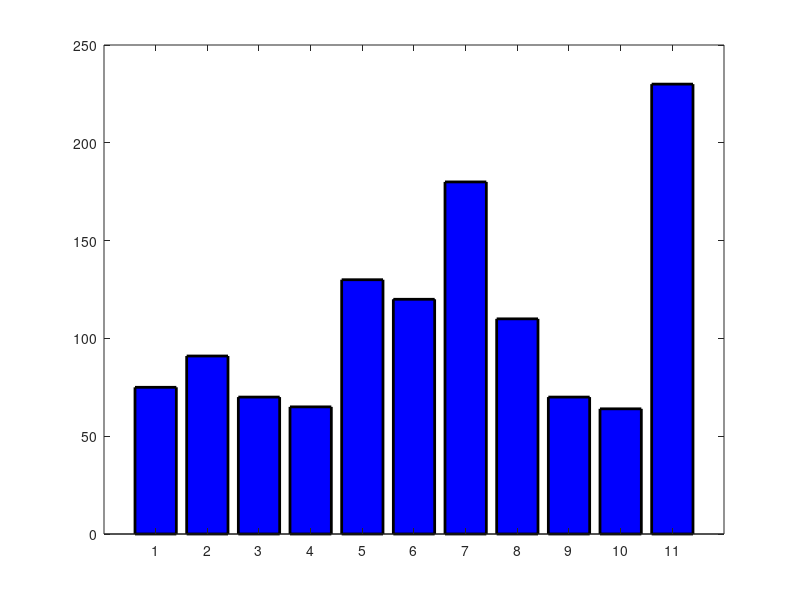

This figure's MATLAB source:
%Modul Praktikum GP2103 Metode Komputasi, 
%Program Studi Teknik Geofisika, Universitas Pertamina
%Oleh: Hardianto Rizky Prabusetyo dan Mohammad Heriyanto

%Website: https://osf.io/5tfvq/
%Link Kode: https://github.com/Metkom/Kode-Praktikum-GP2103-Metode-Komputasi
%DOI: 10.17605/OSF.IO/5TFVQ
%@ Oktober 2017

  clear; close; clc;
  y = [75 91 70 65 130 120 180 110 70 64 230];
	bar(y)
  bar(y,'b')
  bar(y,'b','LineWidth',2)